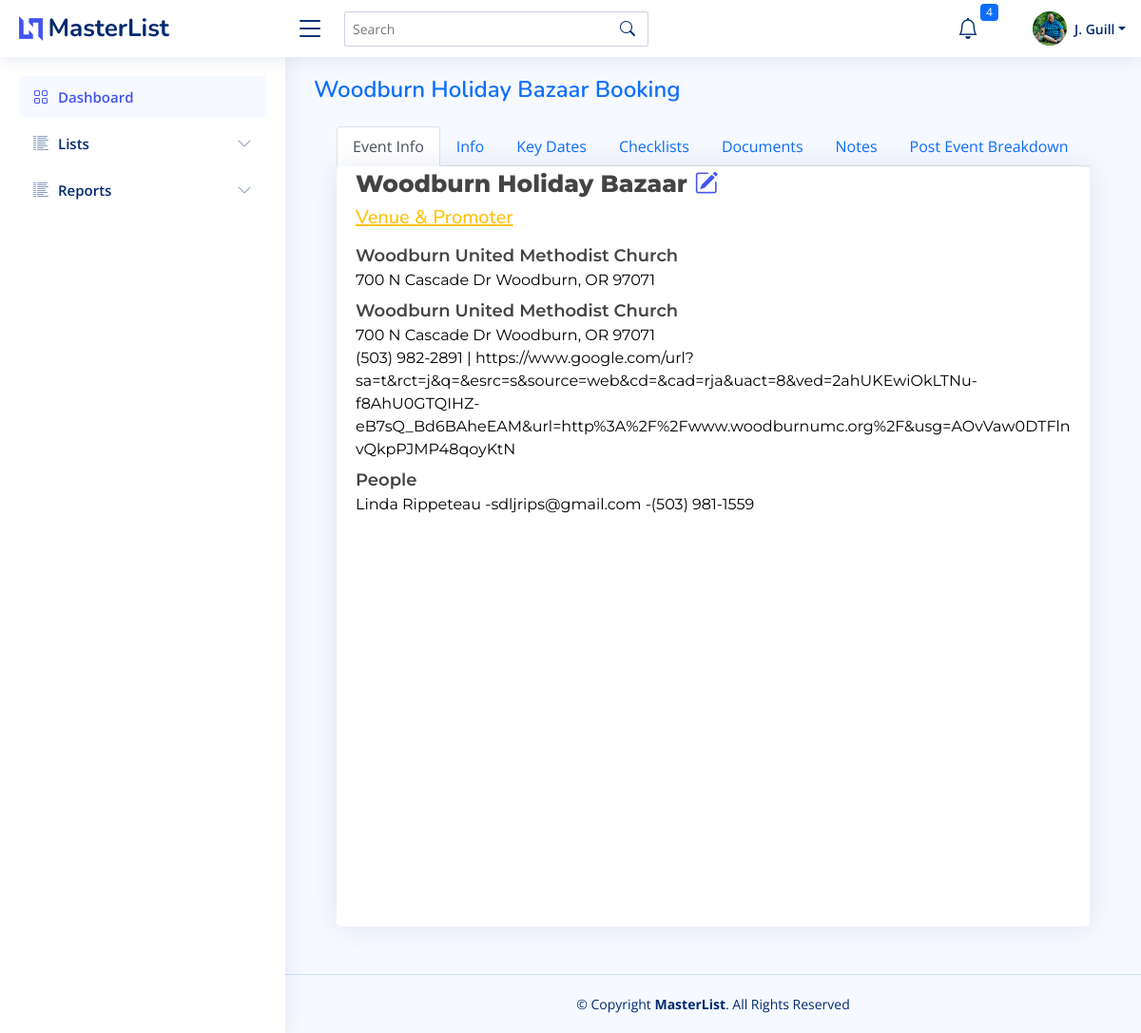
Page /booking/341 (signed in) on the committed database.
### bazaar/models.py (models this page shows, shortened)
class User(db.Model, UserMixin):
    id = db.Column(db.Integer, primary_key=True)
    firstname = db.Column(db.String(150))
    lastname = db.Column(db.String(150))
    company = db.Column(db.String(150))
    title = db.Column(db.String(50))
    aboutme = db.Column(db.Text)
    address = db.Column(db.String(150))
    city = db.Column(db.String(150))
    state = db.Column(db.String(2))
    postalcode = db.Column(db.String(20))
    phone = db.Column(db.String(20))
    email = db.Column(db.String(150), unique=True)
    dob = db.Column(db.Date)
    avatar_filename = db.Column(db.Text)
    avatar_url = db.Column(db.String(250))
    twitter = db.Column(db.String(255))
    instagram = db.Column(db.String(255))
    facebook = db.Column(db.String(255))
    linkedin = db.Column(db.String(255))
    username = db.Column(db.String(150), unique=True)
    password = db.Column(db.String(150))
    date_created = db.Column(db.DateTime(timezone=True), server_default=func.now())
    def fullname(self):
        return self.firstname + " " + self.lastname

class MasterList(db.Model):
    id = db.Column(db.Integer, primary_key=True)
    event_name = db.Column(db.String(150))
    january = db.Column(db.Boolean, default=False)
    february = db.Column(db.Boolean, default=False)
    march = db.Column(db.Boolean, default=False)
    april = db.Column(db.Boolean, default=False)
    may = db.Column(db.Boolean, default=False)
    june = db.Column(db.Boolean, default=False)
    july = db.Column(db.Boolean, default=False)
    august = db.Column(db.Boolean, default=False)
    september = db.Column(db.Boolean, default=False)
    october = db.Column(db.Boolean, default=False)
    november = db.Column(db.Boolean, default=False)
    december = db.Column(db.Boolean, default=False)
    first = db.Column(db.Boolean, default=True)
    second = db.Column(db.Boolean, default=True)
    third = db.Column(db.Boolean, default=True)
    fourth = db.Column(db.Boolean, default=True)
    last = db.Column(db.Boolean, default=True)
    friday = db.Column(db.Boolean, default=False)
    saturday = db.Column(db.Boolean, default=False)
    sunday = db.Column(db.Boolean, default=False)
    monday = db.Column(db.Boolean, default=False)
    tuesday = db.Column(db.Boolean, default=False)
    wednesday = db.Column(db.Boolean, default=False)
    thursday = db.Column(db.Boolean, default=False)
    updated = db.Column(db.Date)
    imagesrc = db.Column(db.Text)
    attendance = db.Column(db.Integer)
    exibitors = db.Column(db.Integer)
    website = db.Column(db.Text)
    dates_text = db.Column(db.Text)
    type_bazaar = db.Column(db.Boolean, default=False)
    type_holiday = db.Column(db.Boolean, default=False)
    type_art = db.Column(db.Boolean, default=False)
    type_festival = db.Column(db.Boolean, default=False)
    type_flea = db.Column(db.Boolean, default=False)
    type_health = db.Column(db.Boolean, default=False)
    type_market = db.Column(db.Boolean, default=False)
    date_created = db.Column(db.DateTime(timezone=True), server_default=func.now())
    date_updated = db.Column(db.DateTime(timezone=True), onupdate=func.now())
    venuefk = db.Column(db.Integer, db.ForeignKey('venue.id'))
    promoterfk = db.Column(db.Integer, db.ForeignKey('promoter.id'))
    venue = db.relationship("Venue", backref=backref("venue", uselist=False))
    promoter = db.relationship("Promoter", backref=backref("promoter", uselist=False))
    notes = db.relationship("Notes", backref=backref("notes", uselist=False))

class Venue(db.Model):
    id = db.Column(db.Integer, primary_key=True)
    name = db.Column(db.String(255))
    address = db.Column(db.String(255))
    city = db.Column(db.String(100))
    state = db.Column(db.String(50))
    zipcode = db.Column(db.String(20))
    phone = db.Column(db.String(20))
    website = db.Column(db.String(255))
    date_created = db.Column(db.DateTime(timezone=True), server_default=func.now())
    date_updated = db.Column(db.DateTime(timezone=True), onupdate=func.now())
    venue_event = db.relationship("MasterList", backref=backref("masterlist", uselist=False))

class Promoter(db.Model):
    id = db.Column(db.Integer, primary_key=True)
    name = db.Column(db.String(255))
    address = db.Column(db.String(255))
    city = db.Column(db.String(100))
    state = db.Column(db.String(50))
    zipcode = db.Column(db.String(20))
    phone = db.Column(db.String(20))
    website = db.Column(db.String(255))
    date_created = db.Column(db.DateTime(timezone=True), server_default=func.now())
    date_updated = db.Column(db.DateTime(timezone=True), onupdate=func.now())
    people = db.relationship("People", backref=backref("promoter_people", uselist=False))

class People(db.Model):
    id = db.Column(db.Integer, primary_key=True)
    name = db.Column(db.String(255))
    title = db.Column(db.String(50))
    phone = db.Column(db.String(20))
    fax = db.Column(db.String(20))
    email = db.Column(db.String(255))
    promoterfk = db.Column(db.Integer, db.ForeignKey('promoter.id'))
    venuefk = db.Column(db.Integer, db.ForeignKey('venue.id'))
    venue = db.relationship("Venue", backref=backref("people_venue", uselist=False))
    promoter = db.relationship("Promoter", backref=backref("people_promoter", uselist=False))

### bazaar/templates/booking/booking.py (the view, shortened to what this page needs)
@booking.route("/<id>")
@login_required
def home(id):
    record = db.session.query(MasterList).filter(MasterList.id == id).first()
    path = check_make_dir(id)
    files = os.listdir(path)
    filedic = {}
    i = 0
    persons = db.session.query(People).filter(People.promoterfk == id).all()
    booking = db.session.query(Booking).filter(Booking.eventid == id).first()
    notes = db.session.query(Notes).filter(or_(Notes.masterlistid == id, Notes.bookingid == booking.id)) \
        .order_by(desc(Notes.date_created)).all()
    content = {"user": User, "record": record, "files": filedic,
               "persons": persons, "booking": booking, "notes": notes}
    return render_template("booking/booking_main.html", **content)

### bazaar/templates/booking/booking.py (called while the page is built)
def check_make_dir(id):
    path = "bazaar/templates/booking/uploads/" + id
    isExist = os.path.exists(path)
    if not isExist:
        os.makedirs(path)
    return path

### bazaar/templates/booking/booking_main.html (shortened to what this page needs)
{% extends "base/base.html" %}
{% block page_title %}
    <span class="text-primary text-capitalize">{{ record.event_name }} Booking</span>
{% endblock page_title %}
{% block stylesheets %}
    <link rel="stylesheet" type="text/css" href="https://cdn.datatables.net/1.10.13/css/dataTables.bootstrap.min.css">
{% endblock stylesheets %}
{% block main_content %}
    <section class="section">
        <div class="m-4">
            <ul class="nav nav-tabs" id="myTab">
                <li class="nav-item">
                    <a href="#event-info" class="nav-link active" data-bs-toggle="pill">Event Info</a>
                </li>
                <li class="nav-item">
                    <a href="#info" class="nav-link" data-bs-toggle="pill">Info</a>
                </li>
                <li class="nav-item">
                    <a href="#key-dates" class="nav-link" data-bs-toggle="tab">Key Dates</a>
                </li>
                <li class="nav-item">
                    <a href="#checklists" class="nav-link" data-bs-toggle="tab">Checklists</a>
                </li>
                <li class="nav-item">
                    <a href="#documents" class="nav-link" data-bs-toggle="tab">Documents</a>
                </li>
                <li class="nav-item">
                    <a href="#notes" class="nav-link" data-bs-toggle="tab">Notes</a>
                </li>
                <li class="nav-item">
                    <a href="#breakdown" class="nav-link" data-bs-toggle="tab">Post Event Breakdown</a>
                </li>
            </ul>
            <div class="tab-content">
                <div class="tab-pane fade show active" id="event-info">
                    <form class="form" method="post"
                          action="{{ url_for('booking.booking_edit', eventid=record.id, bookingid=booking.id ) }}">
                        <div class="card" style="width: 100%; height: 100vh;">
                            <div class="card-body">
                                <div class="vpe-event-head">{{ record.event_name }} <a
                                        href="{{ url_for('masterlist.edit_single', id=record.id) }}"> <i
                                        class="bi bi-pencil-square"></i></a>
                                </div>
                                <h5 class="text-warning text-decoration-underline">Venue &
                                    Promoter</h5>
                                <div class="vpe-venue-head">{{ record.venue.name }} </div>
                                <div class="vpe-body">
                                    {% if record.venue.address != None %}
                                        {{ record.venue.address }} {{ record.venue.city }}, {{ record.venue.state }}
                                        {{ record.venue.zipcode }}<br>
                                    {% endif %}
                                </div>
                                <div class="vpe-venue-head">{{ record.promoter.name }}</div>
                                <div class="vpe-body">
                                    {% if record.promoter.address != None %}
                                        {{ record.promoter.address }} {{ record.promoter.city }},
                                        {{ record.promoter.state }}
                                        {{ record.promoter.zipcode }}<br>
                                    {% endif %}
                                    {% if record.promoter.phone != None %}
                                        {{ record.promoter.phone }}
                                    {% endif %}
                                    {% if record.promoter.website != None %}
                                        | {{ record.promoter.website }}
                                    {% endif %}
                                </div>
                                <div class="vpe-venue-head">People</div>
                                <div class="vpe-body">
                                    {% for person in persons %}
                                        {{ person.name }}
                                        {% if person.email != None %}
                                            -<a class="vpe-body"
                                                href="mailto:{{ person.email }}">{{ person.email }}</a>
                                        {% endif %}
                                        {% if person.phone != None %}
                                            -<a class="vpe-body"
                                                href="tel:{{ person.phone }}">{{ person.phone }}</a>
                                        {% endif %}
                                        <br>
                                    {% endfor %}
                                </div>
                            </div>
                        </div>
                    </form>
                </div>
            </div>
        </div>
    </section>
{% endblock main_content %}

### bazaar/templates/base/header.html (shortened to what this page needs)
<header id="header" class="header fixed-top d-flex align-items-center">
    <div class="d-flex align-items-center justify-content-between">
        <a href="{{ url_for('base.home') }}" class="logo d-flex align-items-center">
            <img src="{{ url_for('static',filename='img/logo.png') }}" alt="">
            <span class="d-none d-lg-block">MasterList</span>
        </a>
        <i class="bi bi-list toggle-sidebar-btn"></i>
    </div>
    <div class="search-bar">
        <form class="search-form d-flex align-items-center" method="POST" action="#">
            <input type="text" name="query" placeholder="Search" title="Enter search keyword">
            <button type="submit" title="Search"><i class="bi bi-search"></i></button>
        </form>
    </div>
    <nav class="header-nav ms-auto">
        <ul class="d-flex align-items-center">
            <li class="nav-item dropdown">
                <a class="nav-link nav-icon" href="#" data-bs-toggle="dropdown">
                    <i class="bi bi-bell"></i>
                    <span class="badge bg-primary badge-number">4</span>
                </a>
            </li>
            <li class="nav-item dropdown pe-3">
                <a class="nav-link nav-profile d-flex align-items-center pe-0" href="#" data-bs-toggle="dropdown">
                    <img src="{{ url_for('static',filename='img/avatar/'+current_user.avatar_filename) }}" alt="Profile"
                         class="rounded-circle">
                    <span class="d-none d-md-block dropdown-toggle ps-2">{{ current_user.firstname[0].upper() }}. {{ current_user.lastname.title() }}</span>
                </a>
            </li>
        </ul>
    </nav>
</header>

### bazaar/static/css/style.css (style rules this page uses)
:root { scroll-behavior: smooth; }
body { font-family: "Open Sans", sans-serif; background: #f6f9ff; color: #444444; }
a { color: #4154f1; text-decoration: none; }
h1, h2, h3, h4, h5, h6 { font-family: "Nunito", sans-serif; }
.card { margin-bottom: 30px; border: none; border-radius: 5px; box-shadow: 0px 0 30px rgba(1, 41, 112, 0.1); }
.card-body { padding: 0 20px 20px 20px; }
.vpe-event-head { font-family: 'Montserrat', sans-serif; font-weight: 800; font-size: 25px; padding-bottom: 5px; }
.vpe-venue-head { font-family: 'Montserrat', sans-serif; font-weight: 600; font-size: 18px; padding-top: 7px; }
.vpe-body { font-family: 'Montserrat', sans-serif; font-weight: 400; font-size: 16px; text-decoration: none; color: black; }
.logo { line-height: 1; }
@media (min-width: 1200px) { .logo { width: 280px; } }
.logo img { max-height: 26px; margin-right: 6px; }
.logo span { font-size: 26px; font-weight: 700; color: #012970; font-family: "Nunito", sans-serif; }
.header { transition: all 0.5s; z-index: 997; height: 60px; box-shadow: 0px 2px 20px rgba(1, 41, 112, 0.1); background-color: #fff; padding-left: 20px; }
.header .toggle-sidebar-btn { font-size: 32px; padding-left: 10px; cursor: pointer; color: #012970; }
.header .search-bar { min-width: 360px; padding: 0 20px; }
.header .search-form { width: 100%; }
.header .search-form input { border: 0; font-size: 14px; color: #012970; border: 1px solid rgba(1, 41, 112, 0.2); padding: 7px 38px 7px 8px; border-radius: 3px; transition: 0.3s; width: 100%; }
.header .search-form button { border: 0; padding: 0; margin-left: -30px; background: none; }
.header .search-form button i { color: #012970; }
.header-nav ul { list-style: none; }
.header-nav > ul { margin: 0; padding: 0; }
.header-nav .nav-icon { font-size: 22px; color: #012970; margin-right: 25px; position: relative; }
.header-nav .nav-profile { color: #012970; }
.header-nav .nav-profile img { max-height: 36px; }
.header-nav .nav-profile span { font-size: 14px; font-weight: 600; }
.header-nav .badge-number { position: absolute; inset: -2px -5px auto auto; font-weight: normal; font-size: 12px; padding: 3px 6px; }

### rows in the picture
User: avatar_filename (picture), firstname "J", lastname "Guill"
MasterList: event_name "Woodburn Holiday Bazaar"
Venue: venue.name "Woodburn United Methodist Church", venue.address "700 N Cascade Dr", venue.city "Woodburn", venue.state "OR", venue.zipcode "97071"
Promoter: promoter.name "Woodburn United Methodist Church", promoter.address "700 N Cascade Dr", promoter.city "Woodburn", promoter.state "OR", promoter.zipcode "97071", promoter.phone "(503) 982-2891", promoter.website "https://www.google.com/url?sa=t&rct=j&q=&esrc=s&source=web&cd=&cad=rja&uact=8&ved=2ahUKEwiOkLTNu-f8AhU0GTQIHZ-eB7sQ_Bd6BAheEAM&url=http%3A%2F%2Fwww.woodburnumc.org%2F&usg=AOvVaw0DTFlnvQkpPJMP48qoyKtN"
People: name "Linda Rippeteau", email "sdljrips@gmail.com", phone "(503) 981-1559"
